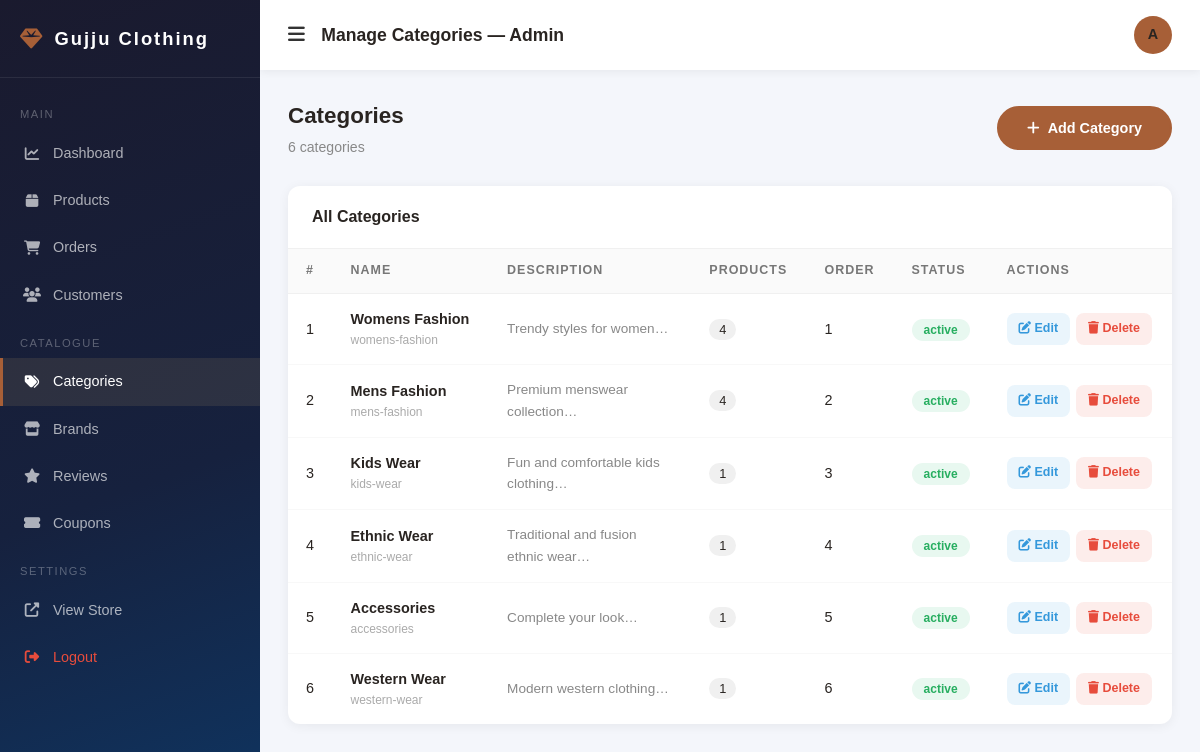
Before: /admin/categories.php (signed in) with the older database file.
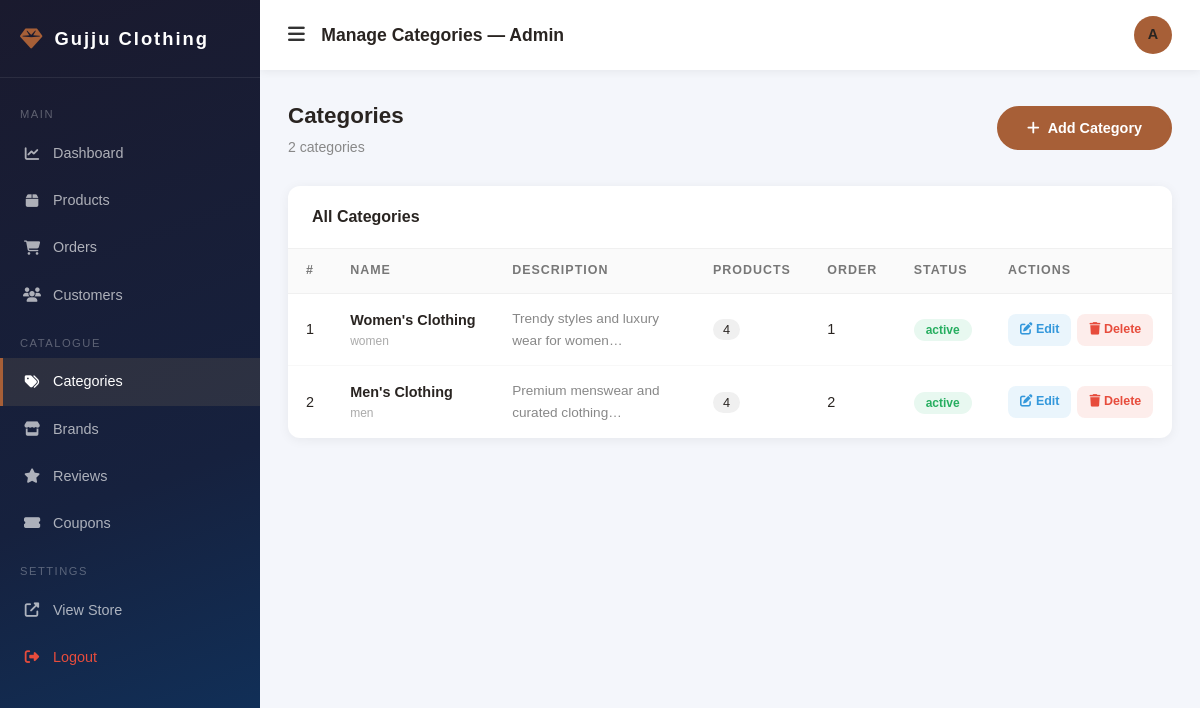
After: the same page with the newer database file.
### tables this page shows
CREATE TABLE IF NOT EXISTS `categories` (
  `id` INT UNSIGNED AUTO_INCREMENT PRIMARY KEY,
  `name` VARCHAR(100) NOT NULL,
  `slug` VARCHAR(110) NOT NULL UNIQUE,
  `description` TEXT,
  `image` VARCHAR(255),
  `status` ENUM('active','inactive') DEFAULT 'active',
  `sort_order` INT DEFAULT 0
);

### includes/functions.php (called while the page is built, shortened)
<?php
require_once __DIR__ . '/db.php';
function e($str) {
    return htmlspecialchars($str ?? '', ENT_QUOTES, 'UTF-8');
}

### includes/db.php (called while the page is built, shortened)
<?php
function getDB() {
    static $pdo = null;
    if ($pdo === null) {
        try {
            $dsn = "mysql:host=" . DB_HOST . ";dbname=" . DB_NAME . ";charset=utf8mb4";
            $options = [
                PDO::ATTR_ERRMODE            => PDO::ERRMODE_EXCEPTION,
                PDO::ATTR_DEFAULT_FETCH_MODE => PDO::FETCH_ASSOC,
                PDO::ATTR_EMULATE_PREPARES   => false,
            ];
            $pdo = new PDO($dsn, DB_USER, DB_PASS, $options);
            $pdo->exec("CREATE TABLE IF NOT EXISTS `product_images` (
              `id` INT(11) AUTO_INCREMENT PRIMARY KEY,
              `product_id` INT(11) NOT NULL,
              `image_path` VARCHAR(255) NOT NULL,
              `alt_text` VARCHAR(200),
              `sort_order` INT(11) DEFAULT 0,
              `created_at` TIMESTAMP DEFAULT CURRENT_TIMESTAMP
            ) ENGINE=InnoDB DEFAULT CHARSET=utf8mb4;");
        } catch (PDOException $e) {
            if (DEBUG_MODE) {
                die("Database Connection Failed: " . $e->getMessage());
            } else {
                die("Service temporarily unavailable. Please try again later.");
            }
        }
    }
    return $pdo;
}
function dbFetchAll($sql, $params = []) {
    $stmt = getDB()->prepare($sql);
    $stmt->execute($params);
    return $stmt->fetchAll();
}

### admin/categories.php (the view, shortened to what this page needs)
<?php
$pageTitle = 'Manage Categories — Admin';
require_once __DIR__ . '/../includes/functions.php';
$categories = dbFetchAll("SELECT c.*, COUNT(p.id) AS product_count FROM categories c LEFT JOIN products p ON p.category_id=c.id GROUP BY c.id ORDER BY c.sort_order, c.name");
include __DIR__ . '/includes/admin_header.php';
?>
<div style="display:flex;justify-content:space-between;align-items:center;margin-bottom:28px;flex-wrap:wrap;gap:14px">
  <div>
    <h1 style="font-size:1.4rem;font-weight:800">Categories</h1>
    <p style="color:#888;font-size:.88rem;margin-top:2px"><?= count($categories) ?> categories</p>
  </div>
  <button class="btn btn-primary" style="font-size:.9rem" onclick="toggleForm()">
    <i class="fa fa-plus"></i> Add Category
  </button>
</div>
<div class="admin-card">
  <div class="admin-card-header">
    <h3>All Categories</h3>
  </div>
  <div style="overflow-x:auto">
    <table class="admin-table" style="width:100%">
      <thead><tr>
        <th>#</th><th>Name</th><th>Description</th><th>Products</th><th>Order</th><th>Status</th><th>Actions</th>
      </tr></thead>
      <tbody>
        <?php foreach ($categories as $cat): ?>
        <tr>
          <td><?= $cat['id'] ?></td>
          <td><strong><?= e($cat['name']) ?></strong><div style="font-size:.75rem;color:#aaa"><?= e($cat['slug']) ?></div></td>
          <td style="max-width:200px;color:#888;font-size:.85rem"><?= e(substr($cat['description'] ?? '', 0, 60)) ?>…</td>
          <td><span style="background:#f0f0f0;padding:3px 10px;border-radius:50px;font-size:.8rem"><?= $cat['product_count'] ?></span></td>
          <td><?= $cat['sort_order'] ?></td>
          <td><span class="status-badge <?= $cat['status']==='active'?'status-active':'status-cancelled' ?>"><?= $cat['status'] ?></span></td>
          <td>
            <div class="action-btns">
              <a href="?action=editform&id=<?= $cat['id'] ?>" class="action-btn edit" onclick="document.getElementById('cat-form-wrap').style.display=''"><i class="fa fa-edit"></i> Edit</a>
              <a href="?action=delete&id=<?= $cat['id'] ?>" class="action-btn delete" onclick="return confirm('Delete this category? Products will be uncategorized.')"><i class="fa fa-trash"></i> Delete</a>
            </div>
          </td>
        </tr>
        <?php endforeach; ?>
      </tbody>
    </table>
  </div>
</div>
<?php require_once __DIR__ . '/includes/admin_footer.php'; ?>

### admin/includes/admin_header.php (shortened to what this page needs)
<?php
require_once __DIR__ . '/../../includes/functions.php';
$adminUser = $_SESSION['user_name'] ?? 'Admin';
$currentAdmin = basename($_SERVER['PHP_SELF']);
?>
<!DOCTYPE html>
<html lang="en">
<head>
  <link rel="stylesheet" href="https://cdnjs.cloudflare.com/ajax/libs/font-awesome/6.5.0/css/all.min.css" crossorigin/>
  <link rel="stylesheet" href="<?= SITE_URL ?>/assets/css/style.css"/>
</head>
<body>
<div class="admin-layout">
<aside class="admin-sidebar" id="admin-sidebar">
  <div class="admin-brand">
    <span style="display:none;align-items:center;gap:10px;"><i class="fa fa-gem"></i> Gujju Clothing</span>
  </div>
  <nav class="admin-nav">
    <div class="admin-nav-section">Main</div>
    <a href="<?= SITE_URL ?>/admin/index.php" class="admin-nav-item <?= $currentAdmin==='index.php'?'active':'' ?>">
      <i class="fa fa-chart-line"></i> Dashboard
    </a>
    <a href="<?= SITE_URL ?>/admin/products.php" class="admin-nav-item <?= $currentAdmin==='products.php'?'active':'' ?>">
      <i class="fa fa-box"></i> Products
    </a>
    <a href="<?= SITE_URL ?>/admin/orders.php" class="admin-nav-item <?= $currentAdmin==='orders.php'?'active':'' ?>">
      <i class="fa fa-shopping-cart"></i> Orders
    </a>
    <a href="<?= SITE_URL ?>/admin/users.php" class="admin-nav-item <?= $currentAdmin==='users.php'?'active':'' ?>">
      <i class="fa fa-users"></i> Customers
    </a>
    <div class="admin-nav-section">Catalogue</div>
    <a href="<?= SITE_URL ?>/admin/categories.php" class="admin-nav-item <?= $currentAdmin==='categories.php'?'active':'' ?>">
      <i class="fa fa-tags"></i> Categories
    </a>
    <a href="<?= SITE_URL ?>/admin/brands.php" class="admin-nav-item <?= $currentAdmin==='brands.php'?'active':'' ?>">
      <i class="fa fa-store"></i> Brands
    </a>
    <a href="<?= SITE_URL ?>/admin/reviews.php" class="admin-nav-item <?= $currentAdmin==='reviews.php'?'active':'' ?>">
      <i class="fa fa-star"></i> Reviews
    </a>
    <a href="<?= SITE_URL ?>/admin/coupons.php" class="admin-nav-item <?= $currentAdmin==='coupons.php'?'active':'' ?>">
      <i class="fa fa-ticket-alt"></i> Coupons
    </a>
    <div class="admin-nav-section">Settings</div>
    <a href="<?= SITE_URL ?>/index.php" target="_blank" class="admin-nav-item">
      <i class="fa fa-external-link-alt"></i> View Store
    </a>
    <a href="<?= SITE_URL ?>/auth/logout.php" class="admin-nav-item" style="color:#e74c3c">
      <i class="fa fa-sign-out-alt"></i> Logout
    </a>
  </nav>
</aside>
<div class="admin-main">
  <div class="admin-topbar">
    <div>
      <button onclick="document.getElementById('admin-sidebar').classList.toggle('open')" style="background:none;border:none;cursor:pointer;font-size:1.2rem;color:#333;margin-right:12px">
        <i class="fa fa-bars"></i>
      </button>
      <span class="admin-topbar-title"><?= e($pageTitle ?? 'Dashboard') ?></span>
    </div>
    <div class="admin-topbar-right">
      <div class="admin-avatar" title="<?= e($adminUser) ?>"><?= strtoupper(substr($adminUser,0,1)) ?></div>
    </div>
  </div>
  <div class="admin-content">

### admin/includes/admin_footer.php (shortened to what this page needs)
  </div>
</div>
</div>
</body>
</html>

### assets/css/style.css (style rules this page uses)
*,*::before,*::after { box-sizing:border-box;margin:0;padding:0 }
:root { --dark:#292421;--dark2:#1e1a18;--dark3:#38322e; --copper:#A75F37;--pink:#CA8E82;--tan:#D9B99F;--blush:#F2D6CE;--vanilla:#F2E7DD;--green:#7A958F;--mint:#BAE0DA; --primary:var(--copper);--primary-dark:#8a4d2b;--gray:#777;--light:var(--vanilla);--white:#fff; --radius:12px;--radius-sm:8px;--shadow:0 4px 24px rgba(41,36,33,.12); --shadow-lg:0 8px 48px rgba(41,36,33,.2);--trans:.3s ease; }
html { scroll-behavior:smooth }
body { font-family:'Faculty Glyphic','Marcellus',sans-serif;background:var(--light);color:var(--dark);line-height:1.6;overflow-x:hidden }
a { text-decoration:none;color:inherit;transition:var(--trans) }
.btn { display:inline-flex;align-items:center;gap:8px;padding:12px 28px;border-radius:50px;font-size:.95rem;font-weight:600;cursor:pointer;transition:var(--trans);border:2px solid transparent;white-space:nowrap }
.btn-primary { background:var(--primary);color:var(--white);border-color:var(--primary) }
.admin-layout { display:flex;min-height:100vh;background:#f4f6fb }
.admin-sidebar { width:260px;background:linear-gradient(160deg,#1a1a2e 0%,#16213e 60%,#0f3460 100%);color:var(--white);position:fixed;top:0;left:0;height:100vh;overflow-y:auto;display:flex;flex-direction:column;transition:var(--trans);z-index:1000 }
.admin-brand { padding:24px 20px;border-bottom:1px solid rgba(255,255,255,.08);display:flex;align-items:center;gap:12px }
.admin-brand i { color:var(--primary);font-size:1.4rem }
.admin-brand span { font-size:1.15rem;font-weight:800;letter-spacing:2px }
.admin-nav { flex:1;padding:12px 0 }
.admin-nav-item { display:flex;align-items:center;gap:12px;padding:12px 20px;color:rgba(255,255,255,.65);font-size:.9rem;cursor:pointer;transition:var(--trans);border-left:3px solid transparent;text-decoration:none }
.admin-nav-item i { width:18px;text-align:center }
.admin-nav-item.active { color:var(--white);background:rgba(201,169,110,.12);border-left-color:var(--primary) }
.admin-nav-section { padding:16px 20px 6px;font-size:.7rem;text-transform:uppercase;letter-spacing:1.5px;color:rgba(255,255,255,.3) }
.admin-main { margin-left:260px;flex:1;display:flex;flex-direction:column }
.admin-topbar { background:var(--white);padding:16px 28px;display:flex;align-items:center;justify-content:space-between;box-shadow:0 2px 8px rgba(0,0,0,.06);position:sticky;top:0;z-index:100 }
.admin-topbar-title { font-size:1.1rem;font-weight:700;color:var(--dark) }
.admin-topbar-right { display:flex;align-items:center;gap:16px }
.admin-avatar { width:38px;height:38px;border-radius:50%;background:var(--primary);color:var(--dark);display:flex;align-items:center;justify-content:center;font-weight:700;font-size:.9rem;cursor:pointer }
.admin-content { padding:28px;flex:1 }
.admin-card { background:var(--white);border-radius:var(--radius);box-shadow:0 2px 12px rgba(0,0,0,.06);overflow:hidden;margin-bottom:24px }
.admin-card-header { padding:18px 24px;border-bottom:1px solid #f0f0f0;display:flex;align-items:center;justify-content:space-between }
.admin-card-header h3 { font-size:1rem;font-weight:700;color:var(--dark) }
.admin-table { width:100%;border-collapse:collapse }
.admin-table th { padding:12px 18px;text-align:left;font-size:.78rem;text-transform:uppercase;letter-spacing:1px;color:var(--gray);background:#fafafa;border-bottom:1px solid #f0f0f0 }
.admin-table td { padding:14px 18px;border-bottom:1px solid #f8f8f8;font-size:.9rem;color:var(--dark);vertical-align:middle }
.admin-table tr:last-child td { border-bottom:none }
.status-badge { padding:4px 12px;border-radius:50px;font-size:.75rem;font-weight:700 }
.status-active,.status-paid,.status-delivered { background:#e8f8f0;color:#27ae60 }
.action-btns { display:flex;gap:6px }
.action-btn { padding:6px 12px;border-radius:var(--radius-sm);font-size:.78rem;font-weight:600;cursor:pointer;border:none;font-family:inherit;transition:var(--trans) }
.action-btn.edit { background:rgba(52,152,219,.1);color:#3498db }
.action-btn.delete { background:rgba(231,76,60,.1);color:#e74c3c }

Changed rows visible on the page:
removed categories: id "3", name "Kids Wear", slug "kids-wear", description "Fun and comfortable kids clothing", product_count "1", sort_order "3", status "active"
removed categories: id "4", name "Ethnic Wear", slug "ethnic-wear", description "Traditional and fusion ethnic wear", product_count "1", sort_order "4", status "active"
removed categories: id "5", name "Accessories", slug "accessories", description "Complete your look", product_count "1", sort_order "5", status "active"
removed categories: id "6", name "Western Wear", slug "western-wear", description "Modern western clothing", product_count "1", sort_order "6", status "active"
changed categories id 1: name "Womens Fashion" → "Women's Clothing"; slug "womens-fashion" → "women"; description "Trendy styles for women" → "Trendy styles and luxury wear for women"
changed categories id 2: name "Mens Fashion" → "Men's Clothing"; slug "mens-fashion" → "men"; description "Premium menswear collection" → "Premium menswear and curated clothing"
Other visible differences:
count($categories): "6" → "2"
